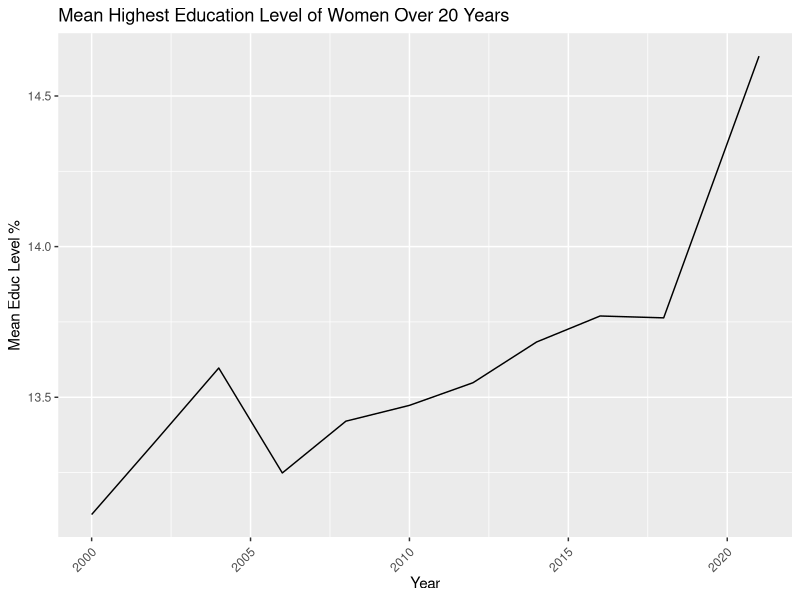
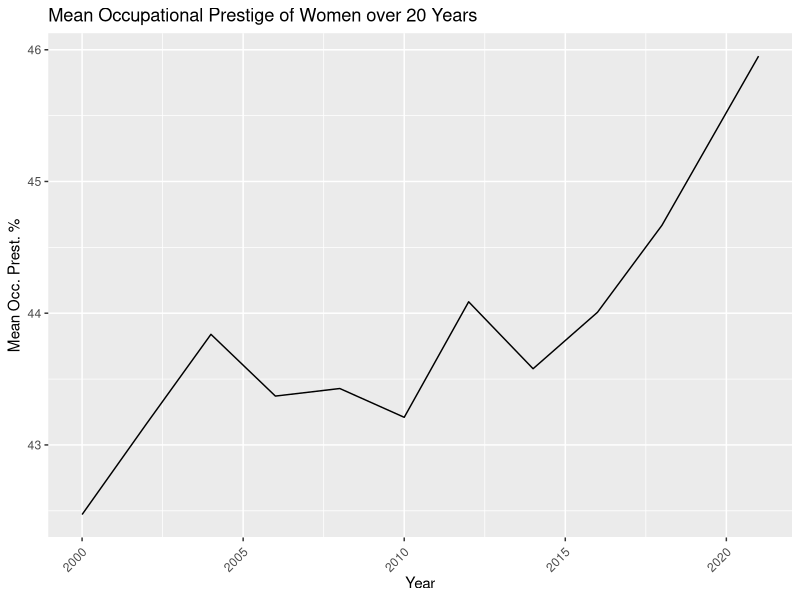
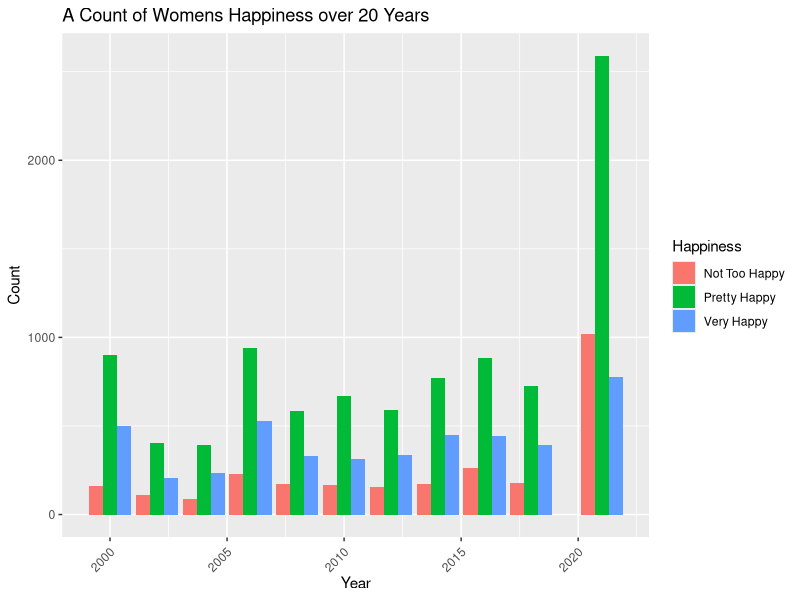

Source code (R) for these figures, in order:
## ---- chunk 1
#| include: false
#| warning: false
#| message: false

#### Initialize quarto workspace by reading csv's ####
library(tidyverse)
library(here)

gss2000_cleaned <- read.csv(here::here("outputs/data/gss2000_cleaned.csv"))
gss2002_cleaned <- read.csv(here::here("outputs/data/gss2002_cleaned.csv"))
gss2004_cleaned <- read.csv(here::here("outputs/data/gss2004_cleaned.csv"))
gss2006_cleaned <- read.csv(here::here("outputs/data/gss2006_cleaned.csv"))
gss2008_cleaned <- read.csv(here::here("outputs/data/gss2008_cleaned.csv"))
gss2010_cleaned <- read.csv(here::here("outputs/data/gss2010_cleaned.csv"))
gss2012_cleaned <- read.csv(here::here("outputs/data/gss2012_cleaned.csv"))
gss2014_cleaned <- read.csv(here::here("outputs/data/gss2014_cleaned.csv"))
gss2016_cleaned <- read.csv(here::here("outputs/data/gss2016_cleaned.csv"))
gss2018_cleaned <- read.csv(here::here("outputs/data/gss2018_cleaned.csv"))
gss2021_cleaned <- read.csv(here::here("outputs/data/gss2021_cleaned.csv"))
merged_gss <- read.csv(here::here("outputs/data/merged_gss.csv"))

## ---- chunk 2
#| label: fig-1
#| fig-cap: A graph detailing that the overall increase in the mean highest education level percentage of women over a 20 year period from 2000 to 2021 is from 13.0 to 13.7.
#| echo: false
#| warning: false

## mean education level over 20 yrs ##

merged_gss |> group_by(Year) |> summarize(mean = mean(Highest_Educ_Level, na.rm = TRUE)) |>
  ggplot(aes(x = Year, y = mean)) +
  geom_line(group = 1) +
  theme(axis.text.x = element_text(angle = 45, vjust = 0.9, hjust=1)) +
  labs(
    title = "Mean Highest Education Level of Women Over 20 Years",
    x = "Year",
    y = "Mean Educ Level %" 
  )
## ---- chunk 3
#| label: fig-2
#| fig-cap: A display showing the rise of the mean occupational prestige in women ranging from years 2000 - 2021.
#| echo: false
#| warning: false

## mean occ. prestige pct over 20 years ##

merged_gss |> group_by(Year) |> summarize(mean = mean(Occupational_Prestige_Pct, na.rm = TRUE)) |>
  ggplot(aes(x = Year, y = mean)) +
  geom_line(group = 1) +
  theme(axis.text.x = element_text(angle = 45, vjust = 0.9, hjust=1)) +
  labs(
    title = "Mean Occupational Prestige of Women over 20 Years",
    x = "Year",
    y = "Mean Occ. Prest. %"
  ) 
## ---- chunk 4
#| label: fig-3
#| fig-cap: A graph of answers to the Happiness question by women ranging from the years 2000 - 2021
#| echo: false
#| warning: false

merged_gss |> group_by(Year) |> filter(!is.na(Happiness)) |> count(Happiness) |>
  ggplot(aes(x = Year, y = n, fill = Happiness)) +
  geom_col(position = "dodge") +
  theme(axis.text.x = element_text(angle = 45, vjust = 0.9, hjust=1)) +
  labs(
    title = "A Count of Womens Happiness over 20 Years",
    x = "Year",
    y = "Count"
  )
